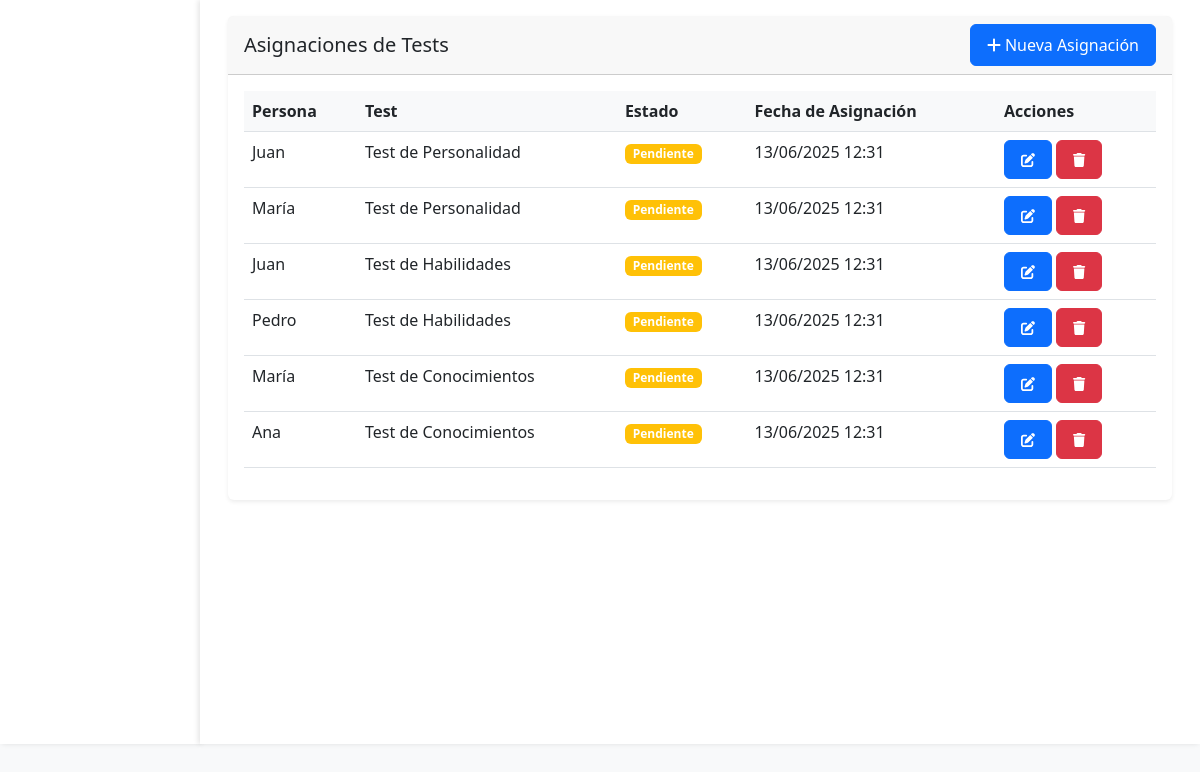
Page /evaluador/asignaciones.php (signed in) on the committed database.
### tables this page shows
CREATE TABLE asignaciones_tests (
    id INT AUTO_INCREMENT PRIMARY KEY,
    persona_id INT NOT NULL,
    test_id INT NOT NULL,
    fecha_asignacion TIMESTAMP DEFAULT CURRENT_TIMESTAMP,
    estado ENUM('pendiente', 'en_progreso', 'completado') DEFAULT 'pendiente',
    evaluador_id INT
);

CREATE TABLE personas (
    id INT AUTO_INCREMENT PRIMARY KEY,
    dni VARCHAR(20) NOT NULL UNIQUE,
    nombre VARCHAR(100) NOT NULL,
    apellido VARCHAR(100) NOT NULL,
    sexo ENUM('M', 'F') NOT NULL,
    fecha_nacimiento DATE NOT NULL,
    direccion TEXT,
    telefono VARCHAR(20),
    email VARCHAR(100),
    zona_id INT NOT NULL,
    centro_id INT,
    estado BOOLEAN DEFAULT TRUE,
    creado_en TIMESTAMP DEFAULT CURRENT_TIMESTAMP,
    actualizado_en TIMESTAMP DEFAULT CURRENT_TIMESTAMP ON UPDATE CURRENT_TIMESTAMP,
    FOREIGN KEY (zona_id) REFERENCES zonas(id),
    FOREIGN KEY (centro_id) REFERENCES centros(id)
);

CREATE TABLE tests (
    id INT AUTO_INCREMENT PRIMARY KEY,
    nombre VARCHAR(100) NOT NULL,
    descripcion TEXT,
    estado BOOLEAN DEFAULT TRUE,
    creado_en TIMESTAMP DEFAULT CURRENT_TIMESTAMP
);

### public/evaluador/asignaciones.php (the view, shortened to what this page needs)
<?php
$action = $_GET['action'] ?? '';
try {
    $pdo = getConnection();
    $stmt = $pdo->query("SELECT * FROM tests WHERE estado = 1");
    $tests = $stmt->fetchAll();
    $stmt = $pdo->query("SELECT * FROM personas WHERE estado = 1");
    $personas = $stmt->fetchAll();
    $stmt = $pdo->query("SELECT a.*, p.nombre as persona_nombre, t.nombre as test_nombre
                         FROM asignaciones_tests a
                         JOIN personas p ON a.persona_id = p.id
                         JOIN tests t ON a.test_id = t.id");
    $asignaciones = $stmt->fetchAll();
} catch (PDOException $e) {
    $error = "Error: " . $e->getMessage();
}
?>
<!DOCTYPE html>
<html lang="es">
<head>
    <link href="https://cdn.jsdelivr.net/npm/bootstrap@5.3.0/dist/css/bootstrap.min.css" rel="stylesheet">
    <link href="../css/styles.css" rel="stylesheet">
</head>
<body>
    <div class="container-fluid">
        <div class="row">
            <div class="col-md-3 col-lg-2 sidebar">
            </div>
            <div class="col-md-9 col-lg-10">
                <div class="container-fluid">
                    <?php if ($action === 'add' || $action === 'edit'): ?>
                        <div class="card">
                            <div class="card-header">
                                <?php echo $action === 'add' ? 'Nueva Asignación' : 'Editar Asignación'; ?>
                            </div>
                            <div class="card-body">
                                <form method="POST">
                                    <div class="mb-3">
                                        <label for="persona_id" class="form-label">Persona</label>
                                        <select class="form-select" id="persona_id" name="persona_id" required>
                                            <option value="">Seleccione una persona</option>
                                            <?php foreach ($personas as $persona): ?>
                                                <option value="<?php echo $persona['id']; ?>"
                                                        <?php echo isset($asignacion) && $asignacion['persona_id'] == $persona['id'] ? 'selected' : ''; ?>>
                                                    <?php echo htmlspecialchars($persona['nombre'] . ' ' . $persona['apellido']); ?>
                                                </option>
                                            <?php endforeach; ?>
                                        </select>
                                    </div>
                                    <div class="mb-3">
                                        <label for="test_id" class="form-label">Test</label>
                                        <select class="form-select" id="test_id" name="test_id" required>
                                            <option value="">Seleccione un test</option>
                                            <?php foreach ($tests as $test): ?>
                                                <option value="<?php echo $test['id']; ?>"
                                                        <?php echo isset($asignacion) && $asignacion['test_id'] == $test['id'] ? 'selected' : ''; ?>>
                                                    <?php echo htmlspecialchars($test['nombre']); ?>
                                                </option>
                                            <?php endforeach; ?>
                                        </select>
                                    </div>
                                    <div class="mb-3">
                                        <label for="estado" class="form-label">Estado</label>
                                        <select class="form-select" id="estado" name="estado" required>
                                            <option value="pendiente" <?php echo isset($asignacion) && $asignacion['estado'] == 'pendiente' ? 'selected' : ''; ?>>Pendiente</option>
                                            <option value="en_progreso" <?php echo isset($asignacion) && $asignacion['estado'] == 'en_progreso' ? 'selected' : ''; ?>>En Progreso</option>
                                            <option value="completado" <?php echo isset($asignacion) && $asignacion['estado'] == 'completado' ? 'selected' : ''; ?>>Completado</option>
                                        </select>
                                    </div>
                                    <button type="submit" class="btn btn-primary">Guardar</button>
                                    <a href="." class="btn btn-secondary">Cancelar</a>
                                </form>
                            </div>
                        </div>
                    <?php else: ?>
                        <div class="card">
                            <div class="card-header d-flex justify-content-between align-items-center">
                                <h5 class="mb-0">Asignaciones de Tests</h5>
                                <a href="?action=add" class="btn btn-primary">
                                    <i class="fas fa-plus"></i> Nueva Asignación
                                </a>
                            </div>
                            <div class="card-body">
                                <table class="table">
                                    <thead>
                                        <tr>
                                            <th>Persona</th>
                                            <th>Test</th>
                                            <th>Estado</th>
                                            <th>Fecha de Asignación</th>
                                            <th>Acciones</th>
                                        </tr>
                                    </thead>
                                    <tbody>
                                        <?php foreach ($asignaciones as $asignacion): ?>
                                            <tr>
                                                <td><?php echo htmlspecialchars($asignacion['persona_nombre']); ?></td>
                                                <td><?php echo htmlspecialchars($asignacion['test_nombre']); ?></td>
                                                <td>
                                                    <span class="badge <?php
                                                        echo ($asignacion['estado'] == 'pendiente' ? 'bg-warning' :
                                                             ($asignacion['estado'] == 'en_progreso' ? 'bg-info' :
                                                             'bg-success')); ?>">
                                                        <?php echo ucfirst($asignacion['estado']); ?>
                                                    </span>
                                                </td>
                                                <td><?php echo date('d/m/Y H:i', strtotime($asignacion['fecha_asignacion'])); ?></td>
                                                <td>
                                                    <a href="?action=edit&id=<?php echo $asignacion['id']; ?>"
                                                       class="btn btn-sm btn-primary">
                                                        <i class="fas fa-edit"></i>
                                                    </a>
                                                    <a href="?action=delete&id=<?php echo $asignacion['id']; ?>"
                                                       class="btn btn-sm btn-danger"
                                                       onclick="return confirm('¿Estás seguro de eliminar esta asignación?')">
                                                        <i class="fas fa-trash"></i>
                                                    </a>
                                                </td>
                                            </tr>
                                        <?php endforeach; ?>
                                    </tbody>
                                </table>
                            </div>
                        </div>
                    <?php endif; ?>
                </div>
            </div>
        </div>
    </div>
</body>
</html>

### public/css/styles.css (style rules this page uses)
body { background-color: #f8f9fa; min-height: 100vh; display: flex; flex-direction: column; }
.sidebar { background-color: white; min-height: calc(100vh - 56px); padding: 1rem; box-shadow: 2px 0 5px rgba(0, 0, 0, 0.1); }
.col-md-9.col-lg-10 { padding: 1rem; background-color: white; min-height: calc(100vh - 56px); box-shadow: -2px 0 5px rgba(0, 0, 0, 0.1); }
.btn { padding: 0.5rem 1rem; border-radius: 0.375rem; transition: all 0.2s ease-in-out; }
.card { border: none; box-shadow: 0 0.125rem 0.25rem rgba(0, 0, 0, 0.075); transition: all 0.3s ease; }
.table { background-color: white; }
.table th { background-color: #f8f9fa; border-top: none; }

### rows in the picture
asignaciones_tests: persona.nombre "Juan", test.nombre "Test de Personalidad", estado "Pendiente", fecha_asignacion "13/06/2025 12:31"
asignaciones_tests: persona.nombre "María", test.nombre "Test de Personalidad", estado "Pendiente", fecha_asignacion "13/06/2025 12:31"
asignaciones_tests: persona.nombre "Juan", test.nombre "Test de Habilidades", estado "Pendiente", fecha_asignacion "13/06/2025 12:31"
asignaciones_tests: persona.nombre "Pedro", test.nombre "Test de Habilidades", estado "Pendiente", fecha_asignacion "13/06/2025 12:31"
asignaciones_tests: persona.nombre "María", test.nombre "Test de Conocimientos", estado "Pendiente", fecha_asignacion "13/06/2025 12:31"
asignaciones_tests: persona.nombre "Ana", test.nombre "Test de Conocimientos", estado "Pendiente", fecha_asignacion "13/06/2025 12:31"
